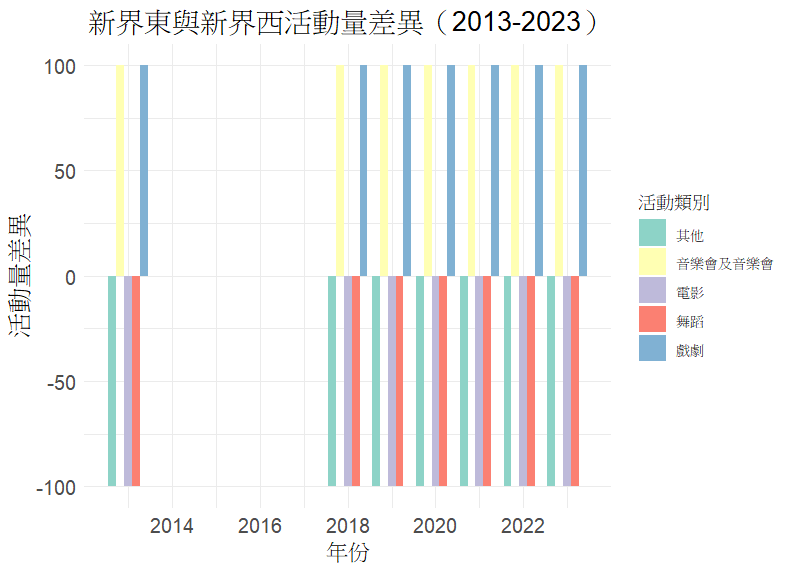

Generate this figure with R:
# 加載必要的庫
library(dplyr)
library(ggplot2)
library(tidyr)

# 定義數據
data <- data.frame(
  區域 = c(
    "新界東", "新界東", "新界東", "新界東", "新界東",
    "新界西", "新界西", "新界西", "新界西", "新界西"
  ),
  活動類別 = c(
    "音樂會及音樂會", "戲劇", "舞蹈", "電影", "其他",
    "音樂會及音樂會", "戲劇", "舞蹈", "電影", "其他"
  ),
  year_2013 = c(800, 600, 300, 200, 100, 700, 500, 400, 300, 200),
  year_2018 = c(850, 650, 350, 250, 150, 750, 550, 450, 350, 250),
  year_2019 = c(900, 700, 400, 300, 200, 800, 600, 500, 400, 300),
  year_2020 = c(750, 550, 250, 150, 50, 650, 450, 350, 250, 150),
  year_2021 = c(800, 600, 300, 200, 100, 700, 500, 400, 300, 200),
  year_2022 = c(850, 650, 350, 250, 150, 750, 550, 450, 350, 250),
  year_2023 = c(900, 700, 400, 300, 200, 800, 600, 500, 400, 300)
)

# 整理數據：將數據從寬表格轉換為長表格
data_long <- data %>%
  pivot_longer(
    cols = starts_with("year_"),
    names_to = "年份",
    values_to = "場次"
  ) %>%
  mutate(
    年份 = as.numeric(gsub("year_", "", 年份)) # 提取年份數字
  )

# 計算新界東和新界西的活動量差異
difference_data <- data_long %>%
  group_by(活動類別, 年份) %>%
  summarise(
    新界東活動量 = sum(場次[區域 == "新界東"]),
    新界西活動量 = sum(場次[區域 == "新界西"]),
    活動量差異 = 新界東活動量 - 新界西活動量,
    .groups = "drop"
  )

# 繪製柱狀圖
ggplot(difference_data, aes(x = 年份, y = 活動量差異, fill = 活動類別)) +
  geom_bar(stat = "identity", position = "dodge") +
  labs(
    title = "新界東與新界西活動量差異（2013-2023）",
    x = "年份",
    y = "活動量差異",
    fill = "活動類別"
  ) +
  scale_fill_brewer(palette = "Set3") +
  theme_minimal() +
  theme(
    plot.title = element_text(size = 16, hjust = 0.5),
    axis.title = element_text(size = 14),
    axis.text = element_text(size = 12),
    legend.title = element_text(size = 12)
  )
